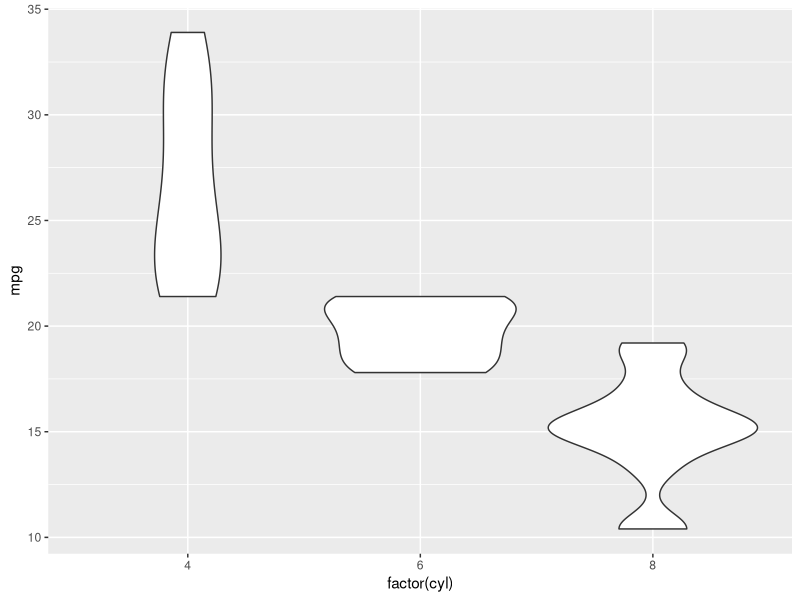

Generate this figure with R:
# EXPECTED_FORM: plot
# SETUP: library(ggplot2)
# NL: using mtcars with cyl as a factor, make a violin plot of mpg for each cylinder count
library(ggplot2)
ggplot(mtcars, aes(x = factor(cyl), y = mpg)) + geom_violin()
